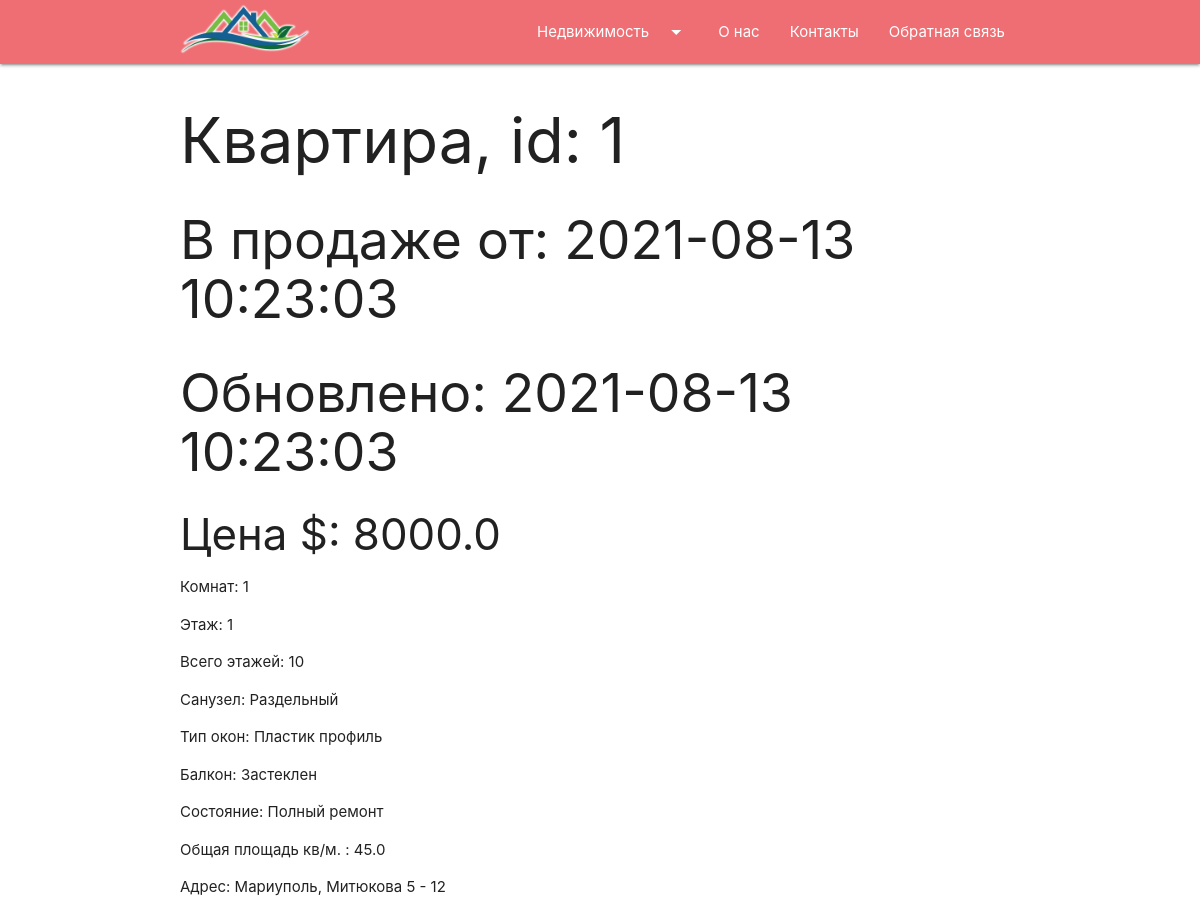
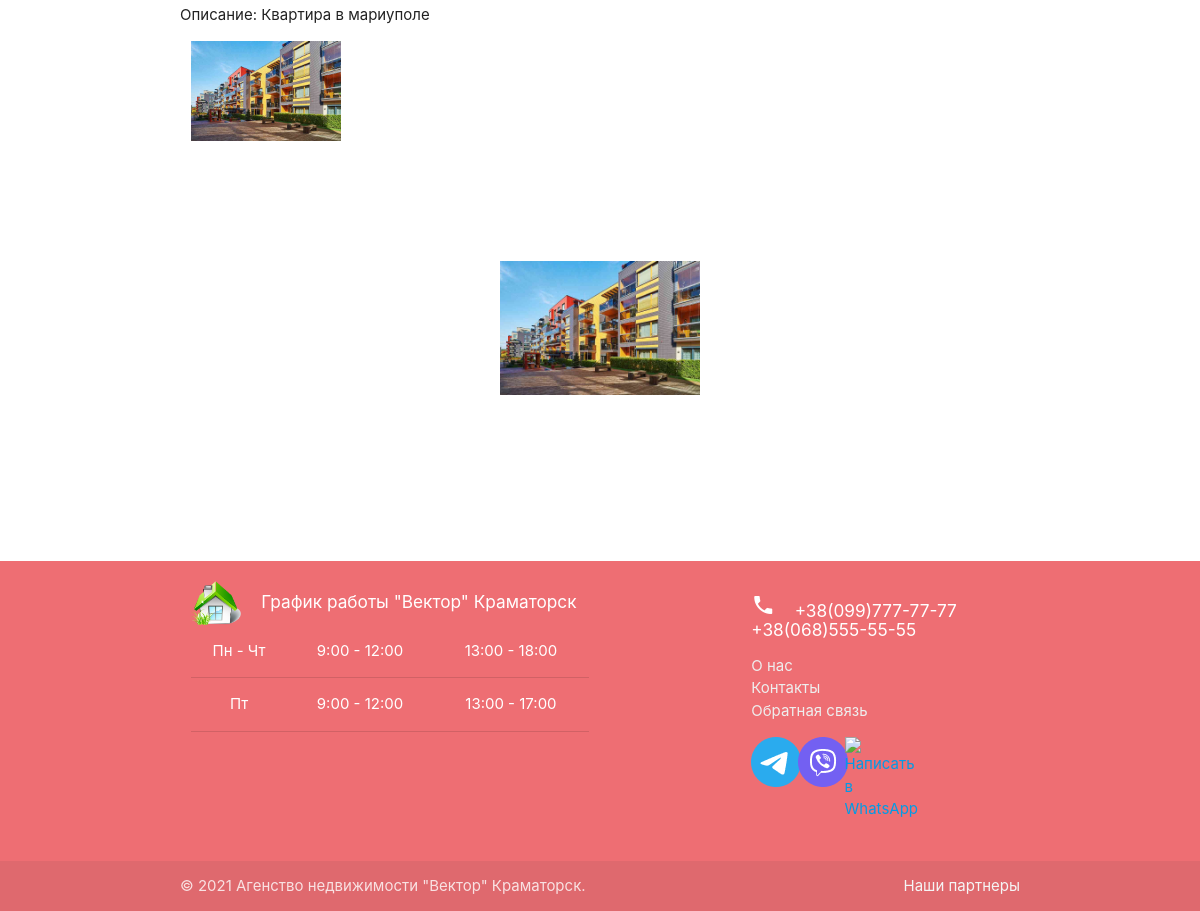
Before: /apartment/1/ with the older database file (2 pictures, top to bottom).
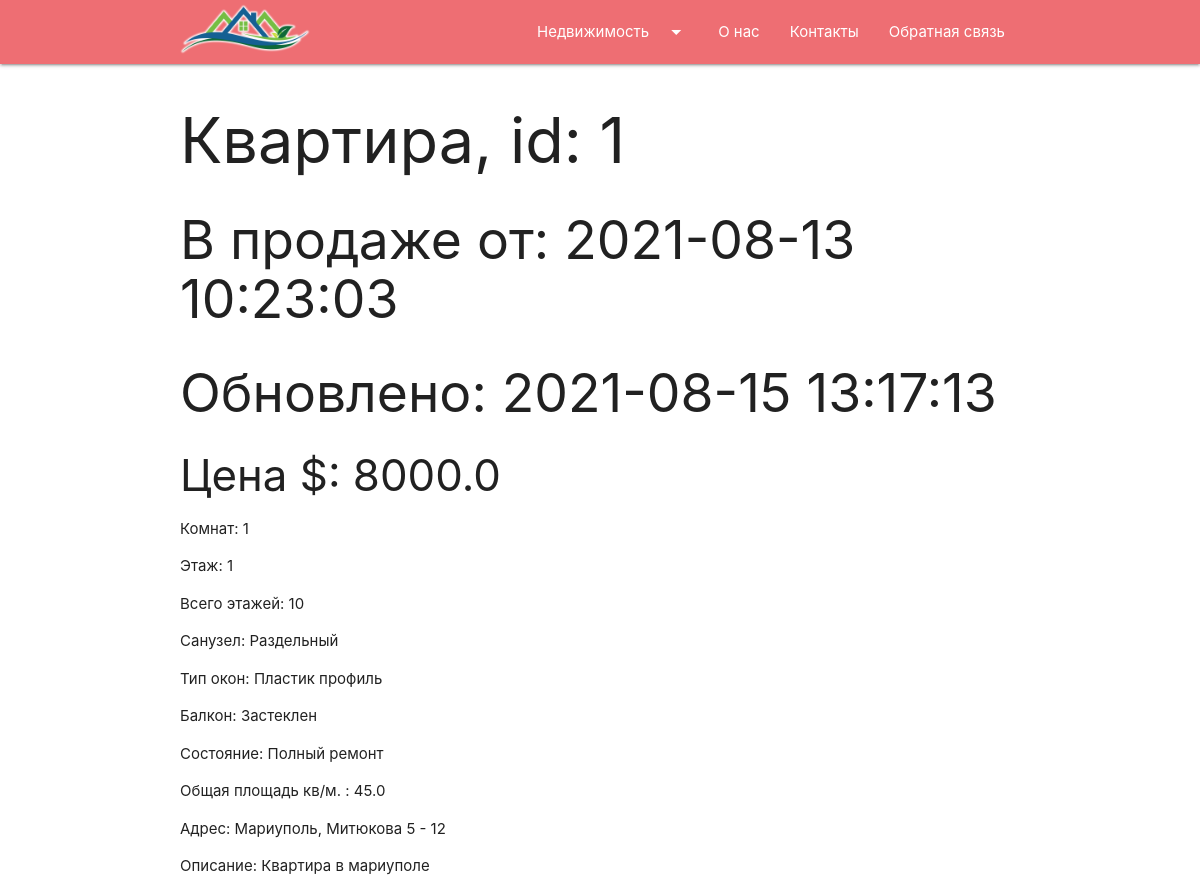
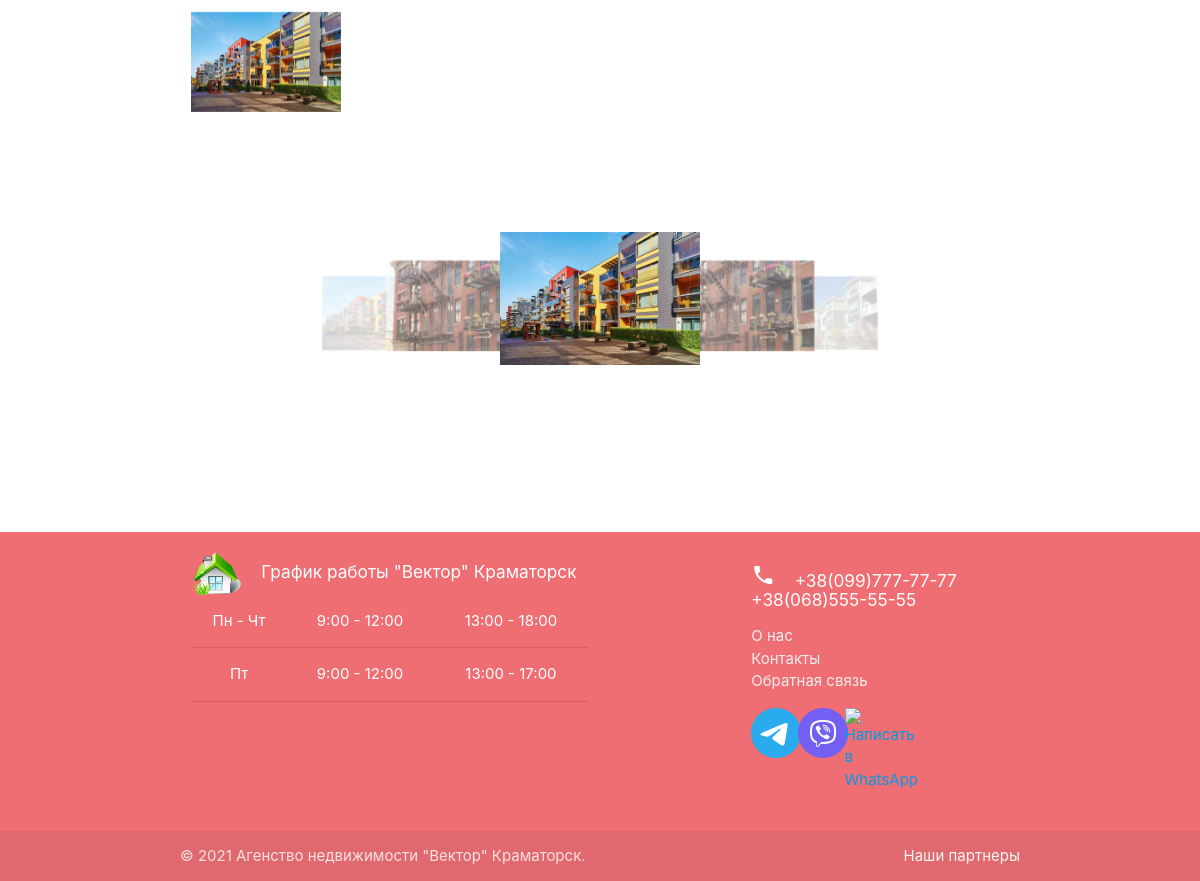
After: the same page with the newer database file (2 pictures, top to bottom).
### agency/models.py (models this page shows, shortened)
class Apartment(models.Model):
    ADJACENT = 'Смежный'
    SEPARATED = 'Раздельный'
    BATHROOM_CHOICE = [(ADJACENT, 'Смежный'), (SEPARATED, 'Раздельный')]
    PLASTIC = 'Пластик профиль'
    WOOD = 'Дерево профиль'
    STANDARD = 'Стандартная комплектация'
    WINDOW_CHOICE = [(PLASTIC, 'Пластик профиль'),(WOOD, 'Дерево профиль'),(STANDARD, 'Стандартная комплектация')]
    OPEN_BALCONY = 'Открытого типа'
    GLAZED_BALCONY = 'Застеклен'
    GLAZED_AND_INSULATED = 'Застеклен и утеплен'
    NO_BALCONY = 'Отсутствует'
    BALCONY_CHOICE = [
        (OPEN_BALCONY, 'Открытого типа'),
        (GLAZED_BALCONY, 'Застеклен'),
        (GLAZED_AND_INSULATED, 'Застеклен и утеплен'),
        (NO_BALCONY, 'Отсутствует')
    ]
    BASIC_REPAIR = 'Базовый ремонт'
    FULL_REPAIR = 'Полный ремонт'
    NO_REPAIR = 'Требуется ремонт'
    ROOM_CONDITION = [(BASIC_REPAIR, 'Базовый ремонт'), (FULL_REPAIR, 'Полный ремонт'), (NO_REPAIR, 'Требуется ремонт')]
    slug_title = 'Apartment'
    created_at = models.DateTimeField(auto_now_add=True, verbose_name='Создано')
    updated_at = models.DateTimeField(auto_now=True, verbose_name='Обновлено')
    proposal_type = models.CharField(max_length=8, choices=_PROP_CHOICES, default=_SALE, verbose_name='Тип предложения')
    price = models.FloatField(verbose_name='Цена $')
    number_of_rooms = models.PositiveSmallIntegerField(
        default=1, validators=[MinValueValidator(1), MaxValueValidator(10)], verbose_name='Кол-во комнат'
    )
    floor_number = models.PositiveSmallIntegerField(
        default=1, validators=[MinValueValidator(1), MaxValueValidator(25)], verbose_name='Этаж'
    )
    total_floors_number = models.PositiveSmallIntegerField(
        default=10, validators=[MinValueValidator(1), MaxValueValidator(25)], verbose_name='Всего этажей'
    )
    bathroom = models.CharField(max_length=10, choices=BATHROOM_CHOICE, default=SEPARATED, verbose_name='Туалет')
    window_type = models.CharField(max_length=25, choices=WINDOW_CHOICE, default=PLASTIC, verbose_name='Окна')
    balcony = models.CharField(max_length=20, choices=BALCONY_CHOICE, default=GLAZED_BALCONY, verbose_name='Балкон')
    room_condition = models.CharField(max_length=20, choices=ROOM_CONDITION, default=FULL_REPAIR, verbose_name='Ремонт')
    total_area = models.FloatField(
        default=10.0, validators=[MinValueValidator(10.0), MaxValueValidator(400.0)], verbose_name='Общая площадь кв.м'
    )
    address = models.CharField(max_length=65, verbose_name='Адрес')
    description = models.TextField(blank=True, max_length=400, verbose_name='Описание')

class ApartmentGallery(models.Model):
    apartment = models.ForeignKey(Apartment, on_delete=models.CASCADE, related_name='images')
    image = models.ImageField(upload_to="apartments/")

### agency/views.py (the view)
# urls.py: path('apartment/<int:pk>/', ApartmentView.as_view(), name='apartment'),
class ApartmentView(DetailView):
    model = Apartment

### agency/templates/agency/apartment_detail.html (shortened to what this page needs)
{% extends 'index.html' %}
{% block content %}
<div class="container">
    <h1>Квартира, id: {{ object.pk }}</h1>
    <h2>В продаже от: {{ object.created_at | date:"Y-m-d H:i:s" }}</h2>
    <h2>Обновлено: {{ object.updated_at | date:"Y-m-d H:i:s" }}</h2>
    <h3>Цена $: {{ object.price }}</h3>
    <p>Комнат: {{ object.number_of_rooms }}</p>
    <p>Этаж: {{ object.floor_number }}</p>
    <p>Всего этажей: {{ object.total_floors_number }}</p>
    <p>Санузел: {{ object.bathroom }}</p>
    <p>Тип окон: {{ object.window_type }}</p>
    <p>Балкон: {{ object.balcony }}</p>
    <p>Состояние: {{ object.room_condition }}</p>
    <p>Общая площадь кв/м. : {{ object.total_area }}</p>
    <p>Адрес: {{ object.address }}</p>
    <p>Описание: {{ object.description }}</p>
    <div class="row">
            <div class="col s3 m3 l3">
                <img class="materialboxed responsive-img" width="150" src="{{ object.images.first.image.url }}">
            </div>
    </div>
    <div class="carousel gallery">
        {% for photo in object.images.all %}
        <a data-fancybox="gallery" class="carousel-item" href="{{ photo.image.url }}"><img src="{{ photo.image.url }}"></a>
        {% endfor %}
    </div>
</div>
{% endblock %}

Changed rows visible on the page:
changed Apartment "Раздельный": updated_at "2021-08-13 10:23:03" → "2021-08-15 13:17:13"
added ApartmentGallery: image (picture)
added ApartmentGallery: image (picture)
added ApartmentGallery: image (picture)
added ApartmentGallery: image (picture)
